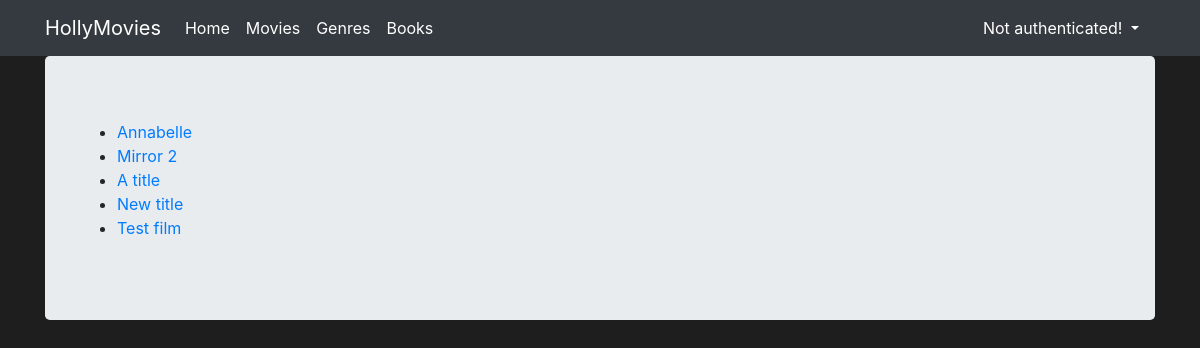
The app's page /movies/genres/1 with its own data.
### viewer/models.py (models this page shows, shortened)
class Movie(Model):
    title = CharField(max_length=128)
    genre = ForeignKey(Genre, on_delete=DO_NOTHING)
    rating = IntegerField()
    released = DateField()
    description = TextField()
    actors = ManyToManyField(Actor)
    created = DateTimeField(auto_now_add=True)

### viewer/views.py (the view)
# urls.py: path('genres/<genre_id>', MoviesByGenreView.as_view(), name='movies_by_genre'),
class MoviesByGenreView(ListView):
    template_name = 'movies_by_genre.html'
    model = Movie
    def get_queryset(self):
        qs = super().get_queryset()
        g = Genre.objects.get(id=self.kwargs['genre_id'])
        return qs.filter(genre=g)

### viewer/templates/movies_by_genre.html (shortened to what this page needs)
{% extends 'base.html' %}
{% block content %}
<ul>
    {% for movie in object_list %}
    <li>
        <a href="{% url 'movies_detail' movie.id %}">{{ movie.title }}</a>
    </li>
    {% endfor %}
</ul>
{% endblock %}

### viewer/static/index.css (style rules this page uses)
body { background-color: #1e1e1e; }

### records on screen
Movie: title "Annabelle"
Movie: title "Mirror 2"
Movie: title "A title"
Movie: title "New title"
Movie: title "Test film"
